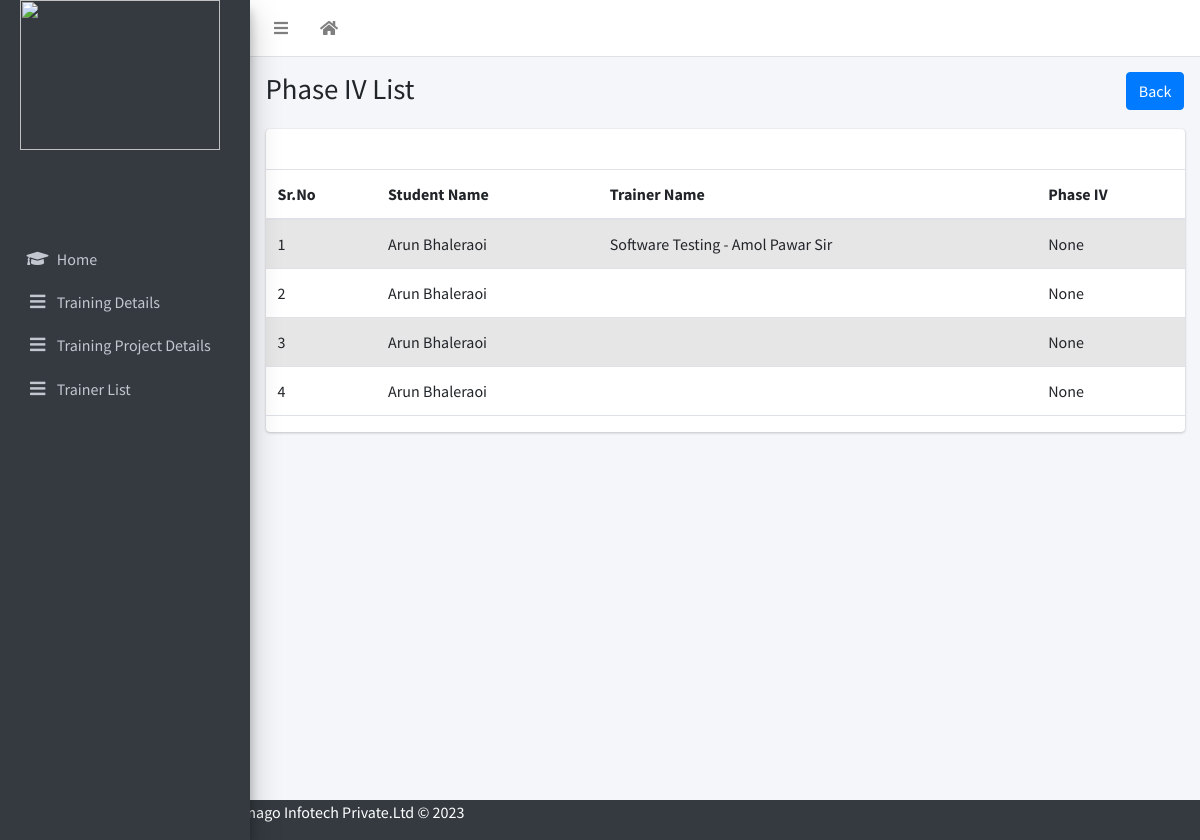
Screenshot of /total_phase4/ with the database file from the repository.
### emanage/models.py (models this page shows, shortened)
class Training(models.Model):
    user = models.OneToOneField(User, on_delete=models.CASCADE,related_name='training',null=True)
    trainer_name=models.ForeignKey(Trainer,on_delete=models.CASCADE,null=True,blank=True)
    enquiry=models.ForeignKey(Enquiry,on_delete=models.CASCADE,null=True,blank=True)
    STATUS=(
        ('Pending','Pending'),
        ('Phase_I_Completed','Phase_I_Completed'),
        ('Phase_II_Completed','Phase_II_Completed'),
        ('Phase_III_Completed','Phase_III_Completed'),
        ('Phase_IV_Completed','Phase_IV_Completed'),
    )
    training_status= models.TextField(max_length=100, choices=STATUS, default="Pending",null=True)
    phase_I=models.CharField(max_length=500,null=True,blank=True)
    phase_II=models.CharField(max_length=500,null=True,blank=True)
    phase_III=models.CharField(max_length=500,null=True,blank=True)
    phase_IV=models.CharField(max_length=500,null=True,blank=True)
    date1=models.DateField(default=datetime.date.today)
    date2=models.DateField(default=datetime.date.today)
    date3=models.DateField(default=datetime.date.today)
    date4=models.DateField(default=datetime.date.today)

class Enquiry(models.Model):
    user = models.OneToOneField(User, on_delete=models.CASCADE,related_name='enquiry',null=True)
    Full_Name=models.CharField(max_length=250,default="")
    gender=models.CharField(max_length=10)
    Email_Address=models.EmailField()
    Contact_Number=models.IntegerField()
    Permanent_Address=models.TextField(blank=True,null=True,default='')
    Date_of_Birth=models.DateField(auto_now_add=False,null=True,blank=True)
    massage=models.TextField(blank=True,null=True)
    Whatsapp_Number=models.IntegerField(blank=True,null=True)
    Alternate_Number=models.IntegerField(blank=True,null=True)
    How_did_you_hear_about_us=models.CharField(null=True,max_length=50)
    qualification=models.CharField(max_length=50,null=True,blank=True)
    Technical_Skills=models.CharField(max_length=150,null=True,blank=True)
    Certification_Done=models.CharField(max_length=200,null=True,blank=True)
    Area_of_Intrest=models.CharField(max_length=200,null=True,blank=True)
    reference=models.CharField(max_length=100,null=True,blank=True)
    remark=models.CharField(max_length=100,null=True,blank=True)
    Training_Mode=models.CharField(max_length=50,blank=True,null=True)
    Office_Location_Preference=models.CharField(max_length=50,null=True,blank=True)
    STATUS = (
        ('Finalized', 'Finalized'),
        ('Pending', 'Pending'),
        ('Informed_On_whatsapp','Informed_On_whatsapp')
    )
    enquiry_Status = models.TextField(max_length=100, choices=STATUS, default="Pending",null=True)
    Cource_name=models.ForeignKey(Cource,on_delete=models.CASCADE,null=True,blank=True)

class Trainer(models.Model):
    trainer_name=models.CharField(max_length=100,null=True,blank=True)

### emanage/views.py (the view)
# urls.py: path('total_phase4/',views.total_phase_IV,name='total_phase4'),
def total_phase_IV(request):
    mydata=Training.objects.filter(training_status='Phase_IV_Completed').all()
    return render(request,'Training/total_phase_four.html',context={'mydata':mydata})

### template/Training/total_phase_four.html (shortened to what this page needs)
{% extends 'Training/tr_home.html' %}
{% block title %}Phase IV List{% endblock title %}
{% block breadcrumb %}
 <a class="btn btn-primary" href="{% url 'emanage:training_home' %}">Back</a>
{% endblock breadcrumb %}
{% block content %}
<div class="table-responsive">
    <table class="table table-striped" id="enqtable">
    {% if mydata %}
        <thead>
            <tr>
                <th>Sr.No</th>
                <th>Student Name</th>
                <th>Trainer Name</th>
                <th>Phase IV</th>
            </tr>
        </thead>
            {% for i in mydata %}
                <tr>
                    <td>{{forloop.counter}}</td>
                    <td>{{i.enquiry.Full_Name}}</td>
                    <td>{{i.trainer_name.trainer_name}}</td>
                    <td>{{i.phase_IV}}</td>
                </tr>
            {% endfor %}
  {% else %}
    <td><button class="btn btn-danger">No Infomation Available</button></td>
  {% endif %}
</table>
</div>
{% endblock %}

### rows the page displays
Training: enquiry.Full_Name "Arun Bhaleraoi", trainer_name.trainer_name "Software Testing - Amol Pawar Sir", phase_IV "None"
Training: enquiry.Full_Name "Arun Bhaleraoi", phase_IV "None"
Training: enquiry.Full_Name "Arun Bhaleraoi", phase_IV "None"
Training: enquiry.Full_Name "Arun Bhaleraoi", phase_IV "None"
